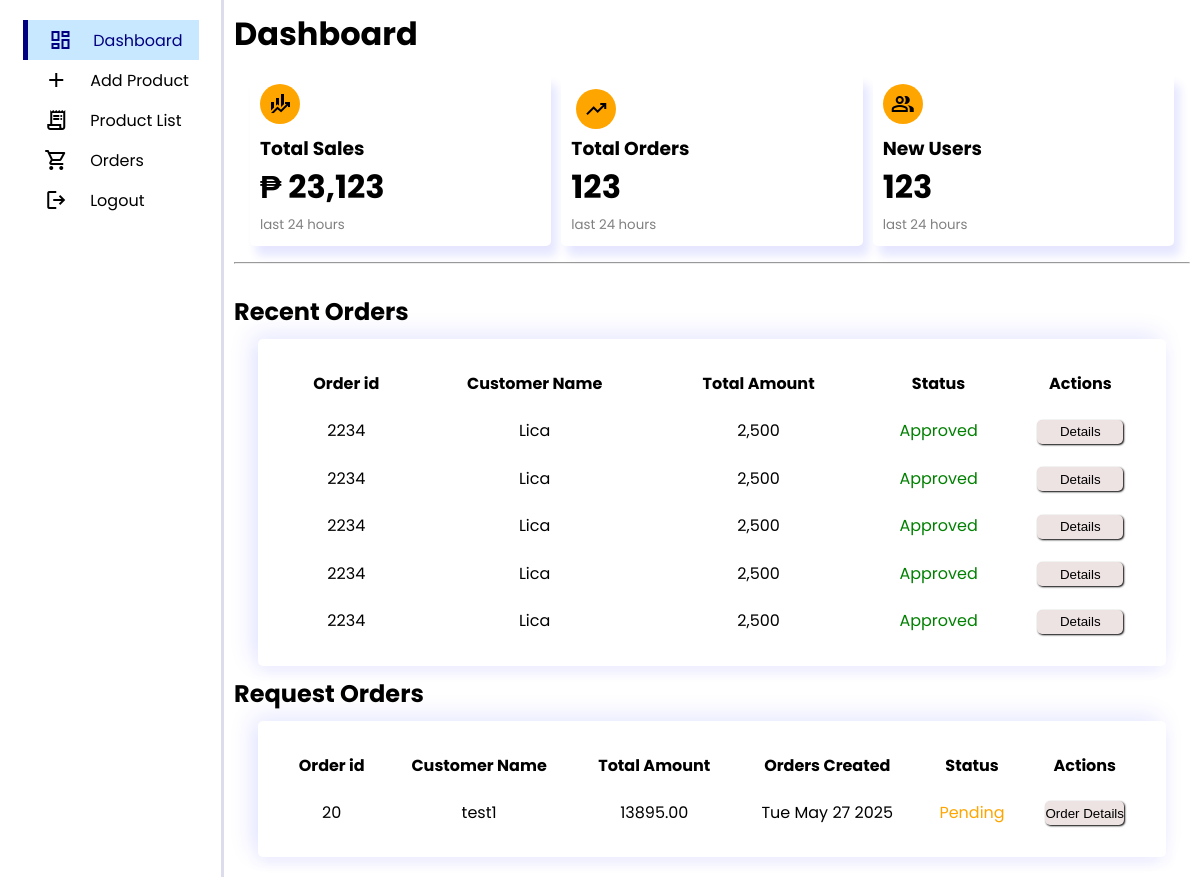
Screenshot of /admin_homepage/ (signed in) with the database file from the repository.
### Nike_Store/models.py (models this page shows)
class Order(models.Model):
    status = [
        ('Pending','Pending'),
        ('Canceled', 'Canceled'),
        ('Shipped', 'Shipped'),
        ('Complete','Complete')
    ]
    payment_method = [
        ('Paypal','Paypal'),
        ('Gcash','Gcash'),
        ('Cash On Delivery', 'Cash On Delivery')
    ]
    Fullname = models.CharField(max_length=100, blank=True)
    email = models.EmailField(max_length=100, blank=True)
    Contact_Number = models.IntegerField(blank=True)
    ShippingAddress = models.CharField(max_length=100, blank=True)
    status = models.CharField(max_length=20, choices=status, default='Pending')
    province = models.CharField(max_length=150, blank=True)
    Payment_Method = models.CharField(max_length=20, choices=payment_method, blank=True)
    total_payments = models.DecimalField(max_digits=20, decimal_places=2, blank=True)
    Order_id = models.IntegerField(blank=True)
    member = models.CharField(max_length=100, blank=True)
    item_ID = models.IntegerField(blank=True)
    item_Name = models.CharField(max_length=100, blank=True)
    item_Price = models.DecimalField(max_digits=20, decimal_places=2, blank=True)
    item_quantity = models.IntegerField(blank=True)
    item_totalprice = models.DecimalField(max_digits=20, decimal_places=2, blank=True)
    item_gender = models.CharField(max_length=20, blank=True)
    item_category = models.CharField(max_length=50, blank=True)
    item_size = models.CharField(max_length=20, blank=True)
    order_createdAt = models.CharField(max_length=20, blank=True)
    item_image = models.CharField(max_length=500, blank=True)
    city = models.CharField(max_length=100, blank=True)
    postal = models.CharField(max_length=50, blank=True)
    barangay = models.CharField(max_length=100, blank=True)

### Nike_Store/views.py (the view)
# urls.py: path('admin_homepage/', views.admin_homepage, name='admin_homepage'),
def admin_homepage(request):
    orders = Order.objects.all().order_by('-id')
    return render(request, 'URL_FILES/admin_homepage.html', {'AllOrders': orders})

### Nike_Store/templates/URL_FILES/admin_homepage.html (shortened to what this page needs)
{% load static %}
{% if request.session.username %}
<!DOCTYPE html>
<html lang="en">
<head>
    <link rel="stylesheet" href="{% static 'css/Files/admin-homepage.css' %}">
</head>
<body>
    <div class="container-admin-homepage">
        <aside>
            <nav>
                <ul>
                    <li>
                        <a href="" class="active">
                            <span class="first-span">
                                <span class="material-symbols-outlined">dashboard</span>
                            </span>
                            <span class="last-span">Dashboard</span>
                        </a>
                    </li>
                    <li>
                        <a href="#" id='Add-Product-btn'>
                            <span class="first-span">
                                <span class="material-symbols-outlined">add</span>
                            </span>
                            <span class="last-span">Add Product</span>
                        </a>
                    </li>
                    <li>
                        <a href="">
                            <span class="first-span">
                                <span class="material-symbols-outlined" id='nav-icons'>receipt_long</span>
                            </span>
                            <span class="last-span">Product List</span>
                        </a>
                    </li>
                    <li>
                        <a href="">
                            <span class="first-span">
                                <span class="material-symbols-outlined" id='nav-icons'>shopping_cart</span>
                            </span>
                            <span class="last-span">Orders</span>
                        </a>
                    </li>
                    <li>
                        <a href="{% url 'logout' %}" >
                            <span class="first-span">
                                <span class="material-symbols-outlined" id='nav-icons'>logout</span>
                            </span>
                            <span class="last-span">Logout</span>
                        </a>
                    </li>
                </ul>
            </nav>
        </aside>
        <main id='Dashboard-Main'>
            <h1>Dashboard</h1>
            <div class="insights">
                <div class="sales">
                    <span class="material-symbols-outlined" id='dashboard-icons'>finance_mode</span>
                    <div class="center">
                        <h3>Total Sales</h3>
                        <h1>₱ 23,123</h1>
                        <small>last 24 hours</small>
                    </div>
                </div>
                <div class="Orders">
                    <div class="center">
                    <span class="material-symbols-outlined" id='dashboard-icons'>trending_up</span>
                        <h3>Total Orders</h3>
                        <h1>123</h1>
                        <small>last 24 hours</small>
                    </div>
                </div>
                <div class="New-Users">
                    <span class="material-symbols-outlined" id='dashboard-icons'>group</span>
                    <div class="center">
                        <h3>New Users</h3>
                        <h1>123</h1>
                        <small>last 24 hours</small>
                    </div>
                </div>
            </div>
            <hr>
            {% include 'Contents/recentOrders.html' %}
            {% include 'Contents/requestOrder.html'%}
        </main>
    </div>
</body>
</html>
{% else %}
<script>
    alert('Access Denied, You must log in to access this page.')
    window.location.href = '/login/'
</script>
{% endif %}

### Nike_Store/templates/Contents/requestOrder.html
{% block requestOrder%}
{% load static %}
            <div class="requestOrder">
                <h2>Request Orders</h2>
                <table>
                    <thead>
                        <tr>
                            <th>Order id</th>
                            <th>Customer Name</th>
                            <th>Total Amount</th>
                            <th>Orders Created</th>
                            <th>Status</th>
                            <th>Actions</th>
                        </tr>
                    </thead>
                    <tbody>
                        {% for order in AllOrders%}
                            {% if order.status == 'Pending'%}
                            <tr class='orderDetails'
                            data-fullname ="{{order.Fullname}}",
                            data-email = "{{order.email}}",
                            data-contactnumber = "{{order.Contact_Number}}",
                            data-shippingaddress = "{{order.ShippingAddress}}",
                            data-province ="{{order.province}}",
                            data-status = "{{order.status}}",
                            data-Paymentmethod = "{{order.Payment_Method}}",
                            data-totalpayments = "{{order.total_payments}}",
                            data-orderid = "{{order.Order_id}}",
                            data-member = "{{order.member}}",
                            data-itemid = "{{order.item_ID}}",
                            data-itemname = "{{order.item_Name}}",
                            data-itemprice = "{{order.item_Price}}",
                            data-itemqauntity = "{{order.item_quantity}}",
                            data-totalprice = "{{order.item_totalprice}}",
                            data-itemgender = "{{order.item_gender}}",
                            data-itemcategory = "{{order.item_category}}",
                            data-itemsize = "{{order.item_size}}",
                            data-ordercreatedAt = "{{order.order_createdAt}}",
                            data-itemimage = "{{order.item_image}}",
                            data-city = "{{order.city}}",
                            data-postal = "{{order.postal}}",
                            data-barangay = "{{order.barangay}}">
                                <td>{{ order.id }}</td>
                                <td>{{ order.Fullname}}</td>
                                <td>{{ order.item_totalprice }}</td>
                                <td>{{ order.order_createdAt }}</td>
                                <td style='color:{% if order.status == "Pending"%}orange{% endif %};'>{{ order.status }}</td>
                                <td>
                                    <button id='OrderDetails-button'>
                                        Order Details
                                    </button>
                                </td>
                            </tr>
                            {%endif%}
                        {% endfor %}
                    </tbody>
                </table>
            </div>
{% endblock%}

### staticfiles/css/Files/admin-homepage.css (style rules this page uses)
:root { --color-background: #f5f5f5; }
* { margin: 0; padding: 0; text-decoration: none; list-style: none; }
body { font-family: "Poppins", sans-serif; box-sizing: border-box; }
.container-admin-homepage { display: grid; grid-template-columns: 14rem auto; }
aside { display: flex; background-color: white; height: inherit; border-right: 3px solid rgba(113, 112, 177, 0.249); justify-content: center; }
nav { padding: 10px; position: fixed; border-radius: 5px; width: 11rem; height: 95%; margin-top: 10px; justify-self: center; }
a { display: flex; align-items: center; color: black; font-family: "Poppins", sans-serif; }
a span { display: flex; width: 50%; height: 5vh; align-content: center; }
.first-span { display: grid; place-content: center; }
.last-span { display: flex; align-items: center; width: 80%; }
li a.active { border-left: 5px solid navy; color: navy; background-color: rgb(200, 232, 255); }
li a.active::before { content: ''; height: 100%; background-color: aliceblue; }
main { padding: 10px; width: auto; background-color: white; font-family: "Poppins", sans-serif; }
main .insights { display: flex; gap: 10px; padding: 1rem; border-radius: 5px; justify-items: center; }
.insights div { padding: 5px; width: 90%; border-radius: 5px; background-color: white; }
.sales, .Orders, .New-Users { box-shadow: 6px 10px 10px rgba(1, 22, 255, 0.1); }
#dashboard-icons { padding: 0.5rem; margin: 5px; background-color: orange; border-radius: 50%; }
.center small { color: grey; }
.requestOrder table { width: 95%; padding: 20px; margin: 10px; border-radius: 5px; background-color: white; box-shadow: 6px 10px 10px rgba(1, 22, 255, 0.018), -6px 10px 10px rgba(1, 22, 255, 0.018), -6px -5px 25px rgba(1, 22, 255, 0.1); justify-self: center; }
.requestOrder table thead th { padding: 10px; }
.requestOrder table tbody td { text-align: center; padding: 10px; }
.requestOrder table tbody td button { width: 80%; height: 3vh; border-radius: 5px; cursor: pointer; border: none; background-color: #eee3e3; box-shadow: 1px 1px 2px black; }

### rows the page displays
Order: id "20", Fullname "test1", item_totalprice "13895.00", order_createdAt "Tue May 27 2025", status "Pending"
